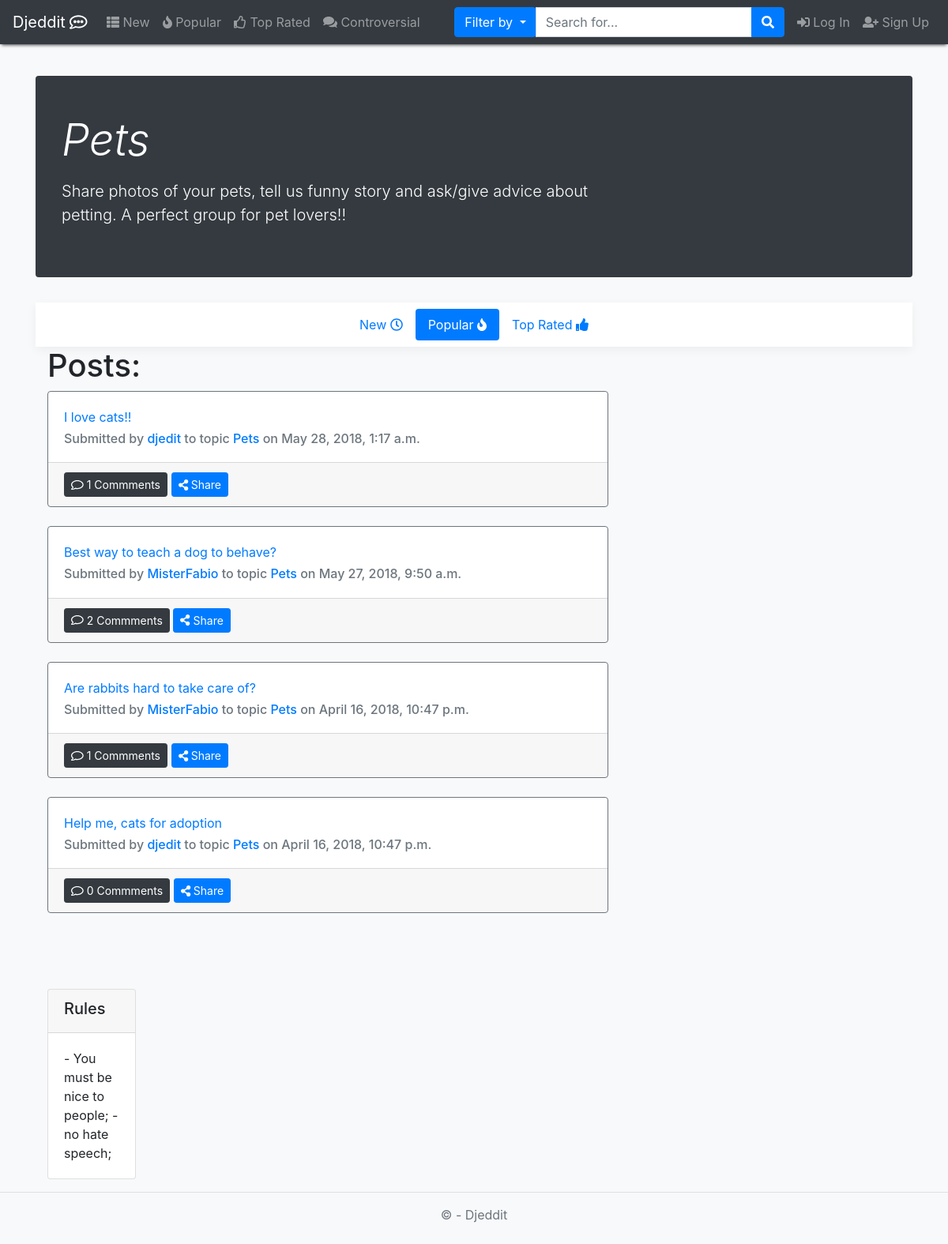
The app's page /topic/Pets/, older data.
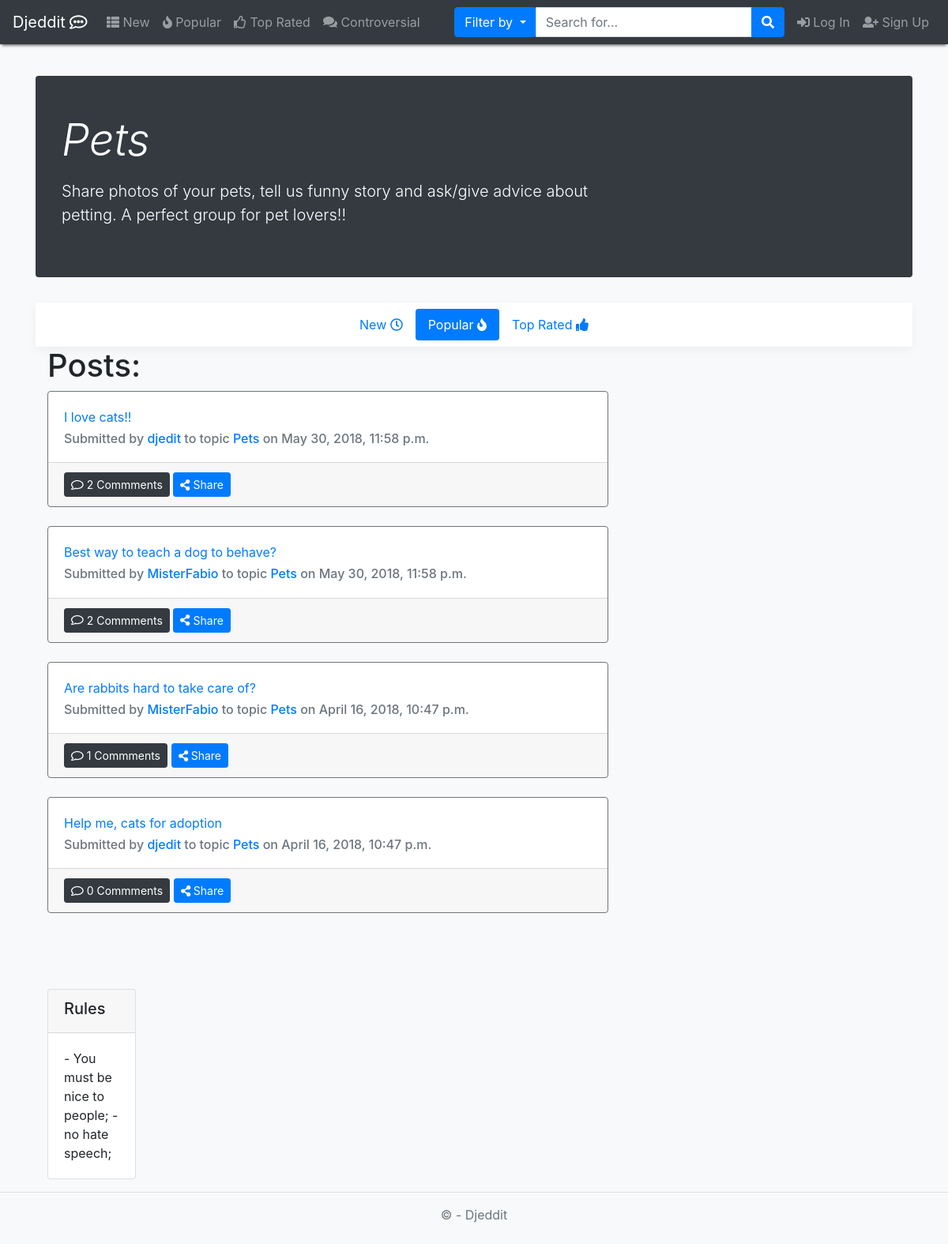
The same page, newer data.
### app/models.py (models this page shows, shortened)
class Post(models.Model):
    topic = models.ForeignKey(Topic, on_delete=models.CASCADE)
    title = models.CharField(max_length=120, blank=False)  # campo obrigatório
    content = models.CharField(max_length=100000, blank=False)
    clicks = models.IntegerField(blank=False, default=0)
    userUpVotesPost = models.ManyToManyField(Profile, related_name='post_user_up', blank=True)
    userDownVotesPost = models.ManyToManyField(Profile, related_name='post_user_down', blank=True)
    userSaved = models.ManyToManyField(Profile, blank=True, related_name='user_post_saved')
    userHidden = models.ManyToManyField(Profile, blank=True, related_name='user_post_hidden')
    date = models.DateTimeField(auto_now=True)
    userOP = models.ForeignKey(User, on_delete=models.CASCADE)
    nComments = models.IntegerField(default=0, validators=[MinValueValidator(0)])

class Topic(models.Model):
    name = models.CharField(max_length=80, blank=False, primary_key=True)
    rules = models.CharField(max_length=500)
    description = models.CharField(max_length=300, blank=False)
    userCreator = models.ForeignKey(User, on_delete=models.CASCADE)
    creation_date = models.DateField(blank=False, default=datetime.now)

### app/views.py (the view)
# urls.py: path('topic/<str:topicName>/', views.topicPage, name="topic"),
def topicPage(request, topicName, postOrder="popular"):
    topic = Topic.objects.get(name__iexact=topicName)
    isUserSubscribed = False
    if (postOrder == "new"):
        p = Post.objects.filter(topic__name__iexact=topicName).order_by("-date")
    elif (postOrder == "popular"):
        p = Post.objects.filter(topic__name__iexact=topicName).order_by("-clicks")
    else:
        p = Post.objects.filter(topic__name__iexact=topicName).annotate(numUp=Count("userUpVotesPost")) \
            .annotate(numDown=Count("userDownVotesPost")) \
            .annotate(score=F("numUp") - F("numDown")) \
            .order_by("-score")
    pages = pagination(request, p, num=10)
    tparams = {
        'items': pages[0],
        'page_range': pages[1],
        "isUserSubscribed": isUserSubscribed,
        "postOrder": postOrder,
        "currentTopic": Topic.objects.get(name__iexact=topicName),
        "posts": p,
    }
    if request.user.is_authenticated:
        profile = Profile.objects.get(user=request.user)
        if topic in profile.subscriptions.all():
            isUserSubscribed = True
        if request.method == 'POST':
            if not isUserSubscribed:
                profile.subscriptions.add(topic)  # add this topic to his list of subscribed topics
                profile.save()
                isUserSubscribed = True  # user will now be subscribed
            else:
                profile.subscriptions.remove(topic)
                profile.save()
                isUserSubscribed = False
        return render(request, "topic.html", tparams)
    else:
        if topic is None:
            return custom_redirect('search', q=topicName)
        else:
            return render(request, "topic.html", tparams)

### Djeedit/config.py (called while the page is built)
def pagination(request, data, num=10):
    paginator = Paginator(data, num)
    page = request.GET.get('page')
    try:
        items = paginator.page(page)
    except PageNotAnInteger:
        items = paginator.page(1)
    except EmptyPage:
        items = paginator.page(paginator.num_pages)
    index = items.number - 1
    max_index = len(paginator.page_range)
    start_index = index - 5 if index >= 5 else 0
    end_index = index + 5 if index <= max_index - 5 else max_index
    page_range = paginator.page_range[start_index:end_index]
    return items, page_range

### templates/topic.html (shortened to what this page needs)
{% extends 'layout.html' %}
{% block content %}
    <div class="jumbotron p-3 p-md-5 text-white rounded bg-dark">
        <div class="row">
            <div class="col-md-8 px-0">
              <h1 class="display-4 font-italic">{{currentTopic.name}}</h1>
              <p class="lead my-3">{{currentTopic.description}}</p>
            </div>
        </div>
    </div>
    <div class="navbar bg-white box-shadow justify-content-center">
        <nav class="nav nav-pills">
            <a class="nav-link {% if postOrder == 'new' %}active{% endif %}" href="{% url 'topic_new' currentTopic.name %}">
                New <i class="far fa-clock"></i>
            </a>
                <a class="nav-link {% if postOrder == 'popular' %}active{% endif %}" href="{% url 'topic_popular' currentTopic.name %}">
                    Popular <i class="fas fa-fire"></i>
                </a>
            <a class="nav-link {% if postOrder == 'top_rated' %}active{% endif %}" href="{% url 'topic_top_rated' currentTopic.name %}">
                Top Rated <i class="fas fa-thumbs-up"></i>
            </a>
        </nav>
    </div>
    <div class="container">
        <div class="row">
            <div class="col-md-8">
                <h1>Posts:</h1>
                {% for p in items %}
                    {% include "post_preview.html" with post=p%}<br/>
                {% endfor %}
            </div>
            <div class="col-md-4">
            <br/>
            <br/>
            <br/>
                <div class="row">
                    <div class="col">
                        <div class="card">
                            <div class="card-header">
                                <h5 class="card-title"> Rules </h5>
                            </div>
                            <div class="card-body">{{ currentTopic.rules| linebreaksbr }} </div>
                        </div>
                    </div>
                </div>
            </div>
        </div>
    </div>
{% endblock %}

### templates/post_preview.html (shortened to what this page needs)
<div class="card border-secondary" id="post_n_{{ post.id }}"
        {% if request.user.profile in post.userHidden.all %} {% ifnotequal sidebar 'user_posts_hidden'  %} hidden  {% endifnotequal %}{% endif %}>
    <div class="card-body">
        <div class="card-title"><a href="{% url "post" topicName=post.topic.name postID=post.id %}">{{ post.title }}</a> </div>
        <h6 class="card-subtitle text-muted">Submitted by <a href="{% url "user" username=post.userOP.username %}">{{ post.userOP.username }}<a/>
            to topic <a href="{% url "topic"  topicName=post.topic.name %}"> {{ post.topic.name }} <a/> on {{ post.date }}</h6>
    </div>
    <div class="card-footer">
            <button href="#" class="btn btn-sm btn-dark"><i class="far fa-comment"></i> {{ post.nComments }} Commments
            </button>
            <button class="btn btn-sm btn-primary" type="button" data-toggle="collapse" data-target="#coll{{ post.id }}"
                    aria-expanded="false" aria-controls="collapseExample">
                <i class="fas fa-share-alt"></i> Share
            </button>
            {% load social_share %}
    </div>
</div>

Row changes from the older to the newer data that the page shows:
changed Post "I love cats!!": date "May 28, 2018, 1:17 a.m." → "May 30, 2018, 11:58 p.m."; nComments "1" → "2"
changed Post "Best way to teach a dog to behave?": date "May 27, 2018, 9:50 a.m." → "May 30, 2018, 11:58 p.m."
